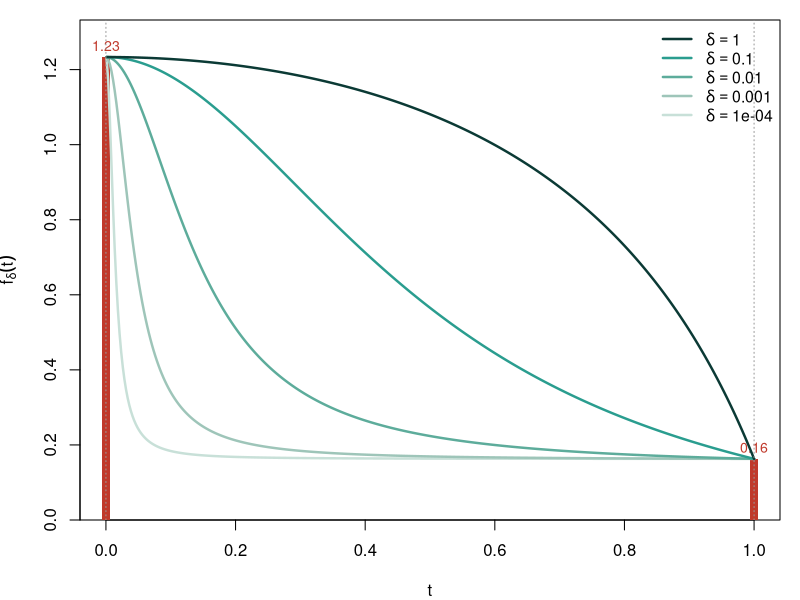

Generate this figure with R:
## ---- chunk 1
#| label: relaxation-1d
#| echo: false
#| fig-width: 7
#| fig-height: 4
#| fig-cap: "The relaxed objective $f_\\delta(t)$ for a single-feature Gaussian regression, plotted over $t \\in [0, 1]$ for several values of $\\delta$. The endpoints are fixed: $f_\\delta(0)$ equals the null-model loss; $f_\\delta(1)$ equals the OLS-fit loss. As $\\delta$ grows, the curve becomes more peaked toward the vertex $t = 1$."

set.seed(2026)
n <- 100
x <- rnorm(n)
beta_true <- 1.5
y <- beta_true * x + 0.6 * rnorm(n)

# Centre to drop intercept
x <- x - mean(x); y <- y - mean(y)
Sxx <- sum(x^2); Sxy <- sum(x * y); Syy <- sum(y^2)

# Inner FOC: minimise (1/2n) sum (y - t*beta*x)^2 + delta*(1 - t^2)*beta^2
# Optimum: beta_hat(t) = (t/n) Sxy / ((t^2/n) Sxx + 2 delta (1 - t^2))
#                     = t Sxy / (t^2 Sxx + 2 n delta (1 - t^2))
fhat <- function(t, delta) {
  beta <- t * Sxy / (t^2 * Sxx + 2 * n * delta * (1 - t^2))
  resid2 <- Syy - 2 * t * beta * Sxy + t^2 * beta^2 * Sxx
  resid2 / (2 * n) + delta * (1 - t^2) * beta^2
}

tt <- seq(0.001, 1, length.out = 400)
deltas <- c(0.0001, 0.001, 0.01, 0.1, 1)
cols <- c("#c8e0d8", "#9ec5b9", "#5dac9b", "#2a9d8f", "#0b3a35")

# Endpoint values (same for all delta, since the curvature penalty vanishes
# at t in {0, 1}).
f0 <- Syy / (2 * n)                       # null-model loss
f1 <- (Syy - Sxy^2 / Sxx) / (2 * n)       # OLS-fit loss

par(mar = c(4, 4, 1, 1))
ymax <- f0 * 1.08
plot(NA, xlim = c(0, 1), ylim = c(0, ymax),
     xlab = expression(t), ylab = expression(f[delta](t)),
     yaxs = "i")

# Endpoint bars at t = 0 (null model) and t = 1 (OLS)
bar_w <- 0.02 / 3
rect(-bar_w, 0, bar_w, f0, col = "#c0392b", border = NA)
rect(1 - bar_w, 0, 1 + bar_w, f1, col = "#c0392b", border = NA)
text(0,  f0, sprintf("%.2f", f0), pos = 3, offset = 0.3, cex = 0.85, col = "#c0392b")
text(1,  f1, sprintf("%.2f", f1), pos = 3, offset = 0.3, cex = 0.85, col = "#c0392b")

for (i in seq_along(deltas)) {
  lines(tt, fhat(tt, deltas[i]), col = cols[i], lwd = 2.4)
}
abline(v = c(0, 1), lty = 3, col = "grey60")
legend("topright",
       legend = sapply(rev(deltas), function(d) bquote(delta == .(d))),
       col = rev(cols), lwd = 2.4, bty = "n", cex = 0.95)
